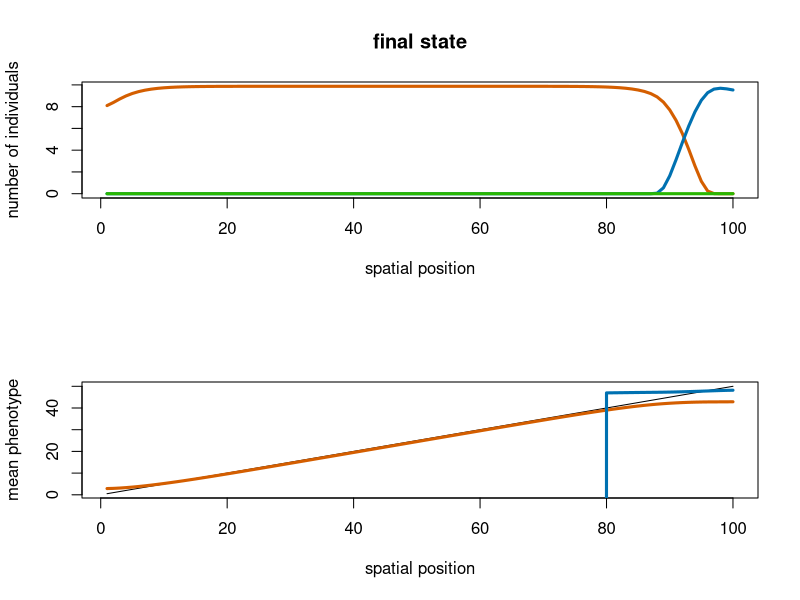
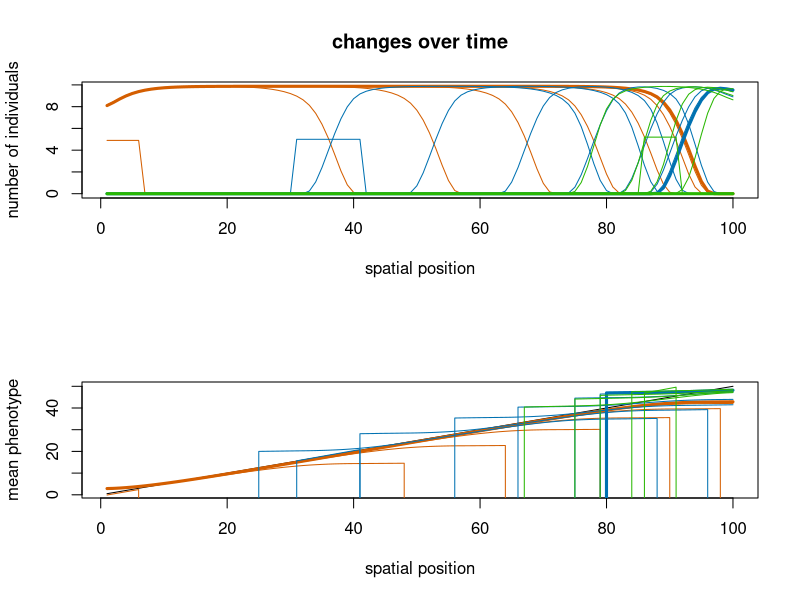

Write R code to recreate these figures, in order.
myorange = rgb(0.832, 0.367, 0)    # D45E00
myblue = rgb(0, 0.445, 0.695)      # 0071B1
mygreen = rgb(0.161, 0.718, 0.008) # 29B702
mycol = c(myorange, myblue, mygreen)

#--------------------------------------------------
# mv ../input/*.dat .
# or make a simlink
#-------------------------------------------------- 

# number of species
nsp = 3

# slope of the optimum phenotype function
opt.slope = 0.5


# open an output file
pdf("results.pdf", width=8.5, height=11)
par(mfrow=c(2,1))


#--------------------------------------------------
# The final state of the system
#-------------------------------------------------- 

dat.num = read.table("num_final.dat")
dat.zbar = read.table("zbar_final.dat")
dat = cbind(dat.num, dat.zbar)
names(dat) = paste(append(rep("num", nsp), rep("zbar", nsp)), 
                   rep(as.character(seq(nsp)), 2), sep="")

x = seq(length(dat[,1]))

# number of individuals
plot(x, dat$num1, type="l", lwd=3, col=mycol[1], xlab="spatial position",
        ylab="number of individuals")
lines(x, dat$num2, lwd=3, col=mycol[2])
lines(x, dat$num3, lwd=3, col=mycol[3])

title("final state")

# mean phenotype
plot(x, x*opt.slope, type="l", xlab="spatial position", ylab="mean phenotype")
lines(x, dat$zbar1, lwd=3, col=mycol[1])
lines(x, dat$zbar2, lwd=3, col=mycol[2])
lines(x, dat$zbar3, lwd=3, col=mycol[3])


#--------------------------------------------------
# Changes over time
#-------------------------------------------------- 

# swap rows and columns while reading in data
# so each time slice is a column and each row is a cell
num1 = t(read.table("num1.dat"))
num2 = t(read.table("num2.dat"))
num3 = t(read.table("num3.dat"))
zbar1 = t(read.table("zbar1.dat"))
zbar2 = t(read.table("zbar2.dat"))
zbar3 = t(read.table("zbar3.dat"))

t = length(num1[1,])
x = seq(length(num1[,1]))

# plot abundances
plot(x, num1[,t], type="l", lwd=3, col=mycol[1], xlab="spatial position",
        ylab="number of individuals")
matlines(x, num1[], col=mycol[1], lty=1)
lines(x, num2[,t], lwd=3, col=mycol[2])
matlines(x, num2[], col=mycol[2], lty=1)
lines(x, num3[,t], lwd=3, col=mycol[3])
matlines(x, num3[], col=mycol[3], lty=1)

title("changes over time")

# plot mean phenotypes
plot(x, x*opt.slope, type="l", xlab="spatial position", ylab="mean phenotype")
lines(x, zbar1[,t], lwd=3, col=mycol[1])
matlines(x, zbar1[], col=mycol[1], lty=1)
lines(x, zbar2[,t], lwd=3, col=mycol[2])
matlines(x, zbar2[], col=mycol[2], lty=1)
lines(x, zbar3[,t], lwd=3, col=mycol[3])
matlines(x, zbar3[], col=mycol[3], lty=1)


dev.off()
